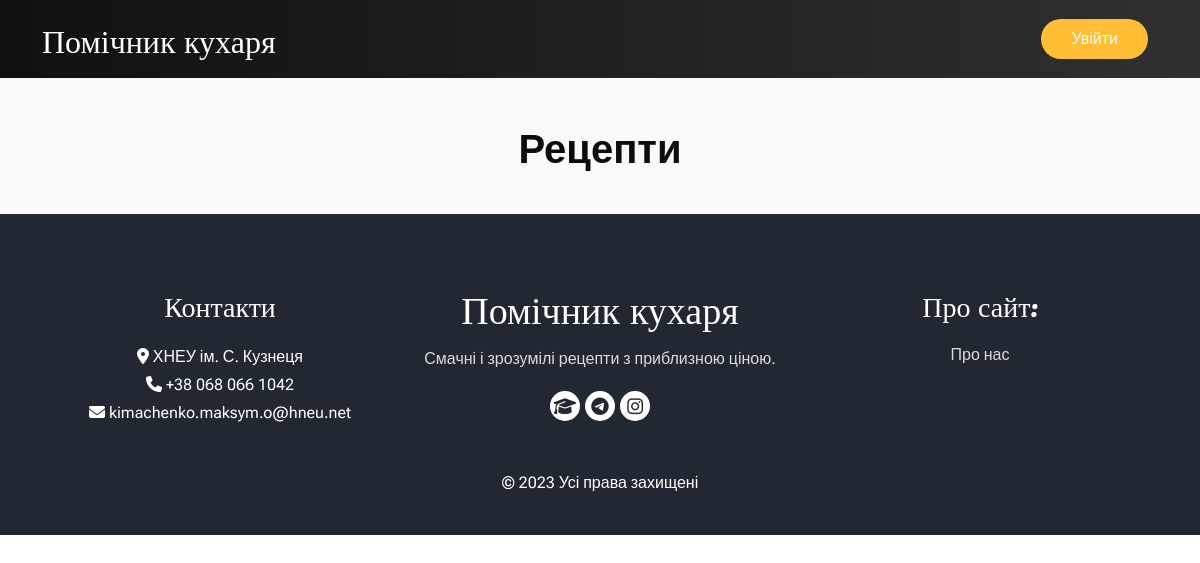
Before: / with the older database file.
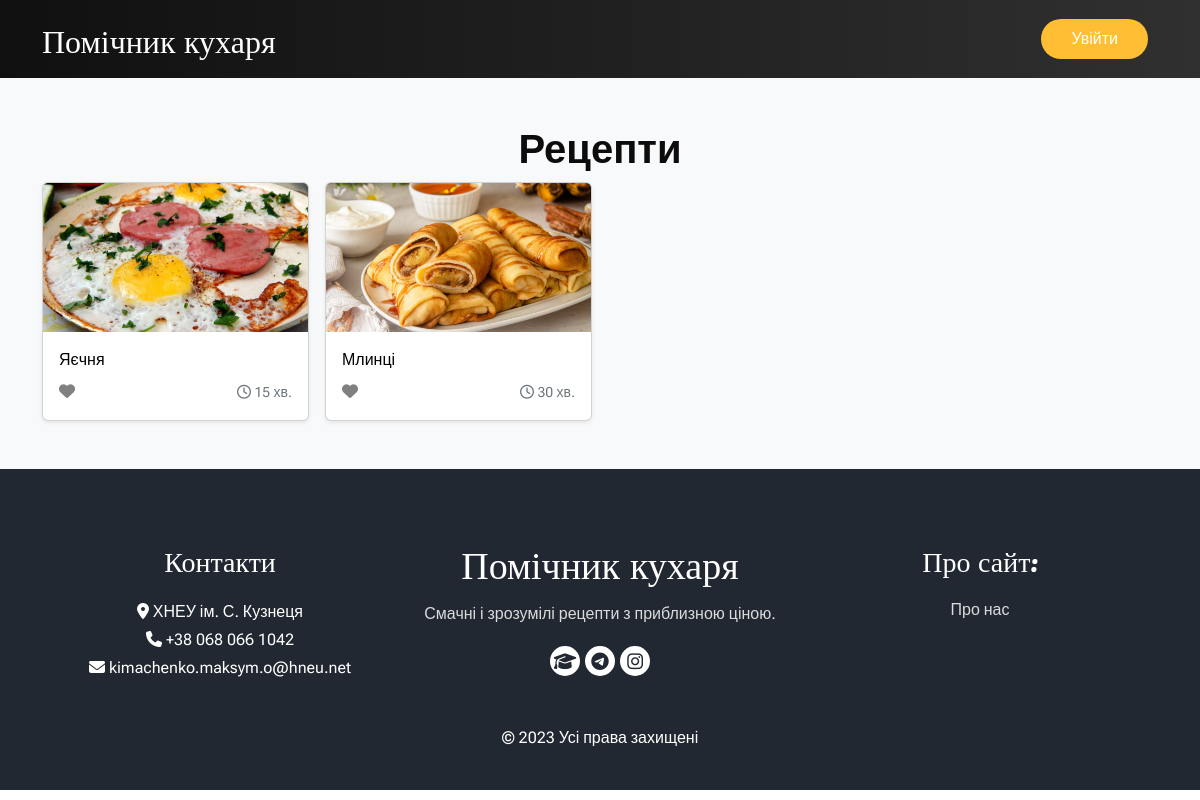
After: the same page with the newer database file.
### recipes/models.py (models this page shows, shortened)
class Recipe(models.Model):
    def get_preview_path(self, filename):
        path = 'images/' + dateconvert(localtime(self.created), 'ymd-Hi-') + translit(self.title).replace(' ', '-') + '/cover.webp'
        return path
    preview = ResizedImageField(verbose_name='Фото-прев\'ю', upload_to=get_preview_path, size=[1920, 1080], crop=['middle', 'center'], quality=100, force_format='WEBP')
    title = models.CharField('Назва', max_length=128)
    description = models.TextField('Розгорнутий рецепт')
    cooking_time = models.CharField('Час приготування', max_length=32)
    author = models.CharField('Автор', max_length=64)
    created = models.DateTimeField('Дата публікації', auto_now_add=True)
    modified = models.DateTimeField('Дата редагування', auto_now=True)
    class Meta:
        db_table = 'Recipes'
        verbose_name = 'Рецепт'
        verbose_name_plural = 'Рецепти'

### recipes/views.py (the view)
# urls.py: path('', views.RecipeView.as_view(), name='home'),
class RecipeView(View):
    def get(self, request):
        recipes = Recipe.objects.all()
        return render(request, 'recipes/index.html', {'recipes_list': recipes})

### templates/recipes/index.html (shortened to what this page needs)
{% load static %}
<!DOCTYPE html>
<html lang="uk">
<head>
  <link rel="stylesheet" href="https://cdn.jsdelivr.net/npm/bootstrap@5.2.3/dist/css/bootstrap.min.css" />
  <link rel="stylesheet" href="https://cdnjs.cloudflare.com/ajax/libs/font-awesome/6.2.1/css/all.min.css" />
  <link rel="stylesheet" href="{% static 'recipes/css/style.css' %}" />
</head>
<body class="sub_page">
  <div class="hero_area">
    <header class="header_section">
      <div class="container">
        <nav class="navbar navbar-expand-lg custom_nav-container">
          <a class="navbar-brand" href="/">
            <span>
              Помічник кухаря
            </span>
          </a>
          <div class="navbar-collapse">
            <div class="user_option">
              {% if user.is_superuser %}
                <a href="#" class="user_link">
                  <i class="fa-solid fa-comment" aria-hidden="true"></i>
                </a>
                <a href="#" class="user_link">
                  <i class="fa-solid fa-heart" aria-hidden="true"></i>
                </a>
                <a href="/admin" class="user_link">
                  <i class="fa-solid fa-wrench" aria-hidden="true"></i>
                </a>
                <a href="{% url 'signout' %}" class="signin">
                  Вийти
                </a>
              {% else %}
                <a href="/signin" class="signin">
                  Увійти
                </a>
              {% endif %}
            </div>
          </div>
        </nav>
      </div>
    </header>
  </div>
  <div class="album py-5 bg-light">
    <div class="container">
      <div class="heading_container heading_center">
        <h2> Рецепти </h2>
      </div>
      <div class="row row-cols-1 row-cols-sm-2 row-cols-md-4 g-3">
        {% for recipe in recipes_list reversed %}
        <div class="col">
          <div class="card shadow-sm">
            <a href="{{ recipe.id }}">
              <img class="card-img-top" src="{{ recipe.preview.url }}" alt="">
            </a>
            <div class="card-body">
              <a href="{{ recipe.id }}" style="text-decoration: none; color:black;">
                <p class="card-text"> {{ recipe.title }} </p>
              </a>
              <div class="d-flex justify-content-between align-items-center">
                <div class="btn-group">
                  <a href="" style="color: grey; text-decoration: none;">
                    <i class="fa-solid fa-heart" aria-hidden="true"></i>
                  </a>
                </div>
                <small class="text-muted">
                  <i class="fa-regular fa-clock" aria-hidden="true"></i>
                  {{ recipe.cooking_time }}
                </small>
              </div>
            </div>
          </div>
        </div>
        {% endfor %}
        </div>
      </div>
    </div>
  <footer class="footer_section">
    <div class="container">
      <div class="row">
        <div class="col-md-4 footer-col">
          <div class="footer_contact">
            <h4> Контакти </h4>
            <div class="contact_link_box">
              <div>
                <i class="fa-solid fa-location-dot" aria-hidden="true"></i>
                <span> ХНЕУ ім. С. Кузнеця </span>
              </div>
              <div>
                <i class="fa-solid fa-phone" aria-hidden="true"></i>
                <span> +38 068 066 1042 </span>
              </div>
              <div>
                <i class="fa-solid fa-envelope" aria-hidden="true"></i>
                <span> kimachenko.maksym.o@hneu.net </span>
              </div>
            </div>
          </div>
        </div>
        <div class="col-md-4 footer-col">
          <div class="footer_detail">
            <a href="/" class="footer-logo"> Помічник кухаря </a>
            <p> Смачні і зрозумілі рецепти з приблизною ціною. </p>
            <div class="footer_social">
              <a href="https://www.hneu.edu.ua/">
                <i class="fa-solid fa-graduation-cap" aria-hidden="true"></i>
              </a>
              <a href="https://t.me/maxkimachenko">
                <i class="fa-brands fa-telegram" aria-hidden="true"></i>
              </a>
              <a href="https://instagram.com/maxkimachenko">
                <i class="fa-brands fa-instagram" aria-hidden="true"></i>
              </a>
            </div>
          </div>
        </div>
        <div class="col-md-4 footer-col">
          <h4> Про сайт: </h4>
          <a href="#">
            <p> Про нас </p>
          </a>
        </div>
      </div>
      <div class="footer-info">
        <p> &copy; <span id="displayYear"></span> Усі права захищені </p>
      </div>
    </div>
  </footer>
</body>
</html>

### static/recipes/css/style.css (style rules this page uses)
body { font-family: 'Roboto Flex', sans-serif; color: #0c0c0c; background-color: #ffffff; overflow-x: hidden; }
.hero_area { position: relative; min-height: 100vh; display: -webkit-box; display: -ms-flexbox; display: flex; background-image: linear-gradient(to right, #101010 , #303030); -webkit-box-orient: vertical; -webkit-box-direction: normal; -ms-flex-direction: column; flex-direction: column; }
.sub_page .hero_area { min-height: auto; }
.header_section { padding: 10px 0; }
.navbar-brand { font-family: 'Pacifico', cursive; }
.navbar-brand span { font-size: 32px; color: #ffffff; }
.custom_nav-container { padding: 0; }
.user_option { display: -webkit-box; display: -ms-flexbox; display: flex; -webkit-box-align: center; -ms-flex-align: center; align-items: center; }
.user_option a { margin: 0 10px; }
.user_option .signin { display: inline-block; padding: 8px 30px; background-color: #ffbe33; color: #ffffff; border-radius: 45px; -webkit-transition: all 0.3s; transition: all 0.3s; border: none; }
.heading_container h2 { position: relative; margin-bottom: 0; font-size: 2.5rem; font-weight: bold; }
.heading_container.heading_center { -webkit-box-align: center; -ms-flex-align: center; align-items: center; text-align: center; }
a, a:hover, a:focus { text-decoration: none; }
.footer_section { background-color: #222831; color: #ffffff; padding: 75px 0 40px 0; text-align: center; }
.footer_section h4 { font-size: 28px; }
.footer_section h4, .footer_section .footer-logo { margin-bottom: 20px; font-family: 'Pacifico', cursive; }
.footer_section p { color: #dbdbdb; }
.footer_section .footer-col { margin-bottom: 15px; }
.footer_section .footer_contact .contact_link_box { display: -webkit-box; display: -ms-flexbox; display: flex; line-height: 1.75; -webkit-box-orient: vertical; -webkit-box-direction: normal; -ms-flex-direction: column; flex-direction: column; }
.footer_section .footer-logo { display: block; font-size: 38px; line-height: 1; color: #ffffff; }
.footer_section .footer_social { display: -webkit-box; display: -ms-flexbox; display: flex; -webkit-box-pack: center; -ms-flex-pack: center; justify-content: center; margin-top: 20px; margin-bottom: 10px; }
.footer_section .footer_social a { display: -webkit-box; display: -ms-flexbox; display: flex; -webkit-box-pack: center; -ms-flex-pack: center; justify-content: center; -webkit-box-align: center; -ms-flex-align: center; align-items: center; color: #222831; width: 30px; height: 30px; border-radius: 100%; background-color: #ffffff; border-radius: 100%; margin: 0 2.5px; font-size: 18px; }
.footer_section .footer-info { text-align: center; margin-top: 25px; }
.footer_section .footer-info p { color: #ffffff; margin: 0; }

Changed rows visible on the page:
added Recipe: preview (picture), title "Яєчня", cooking_time "15 хв."
added Recipe: preview (picture), title "Млинці", cooking_time "30 хв."
